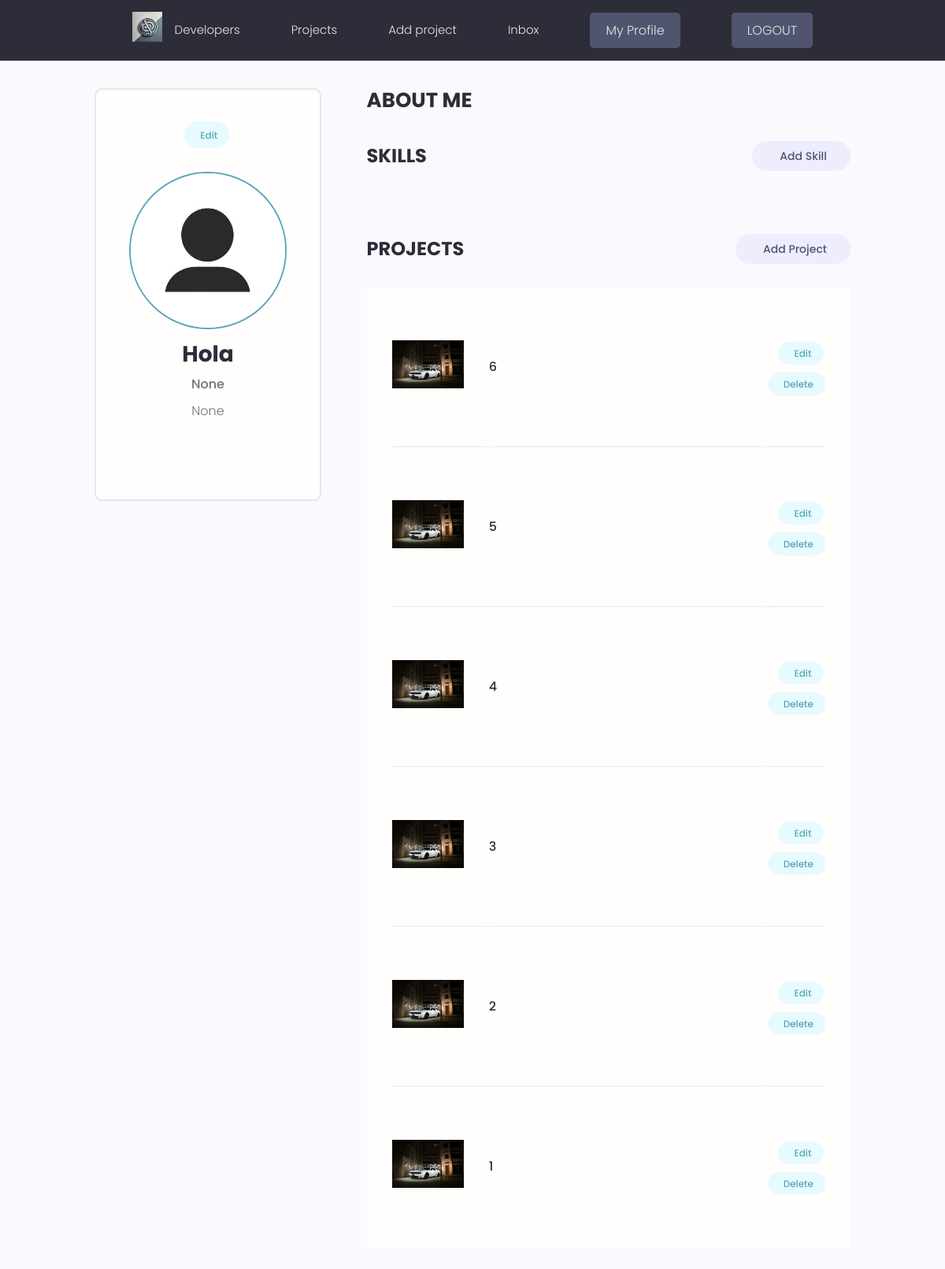
/users/account/ (signed in), run on the app's committed database.
### userapp/models.py (models this page shows, shortened)
class Profile(models.Model):
    user = models.OneToOneField(User, on_delete=models.CASCADE, null=True, blank=True)
    name = models.CharField(max_length=200, null=True, blank=True)
    username = models.CharField(max_length=500, null=True, blank=True)
    location = models.CharField(max_length=500, null=True, blank=True)
    email = models.EmailField(max_length=500, null=True, blank=True)
    short_intro = models.CharField(max_length=500, null=True, blank=True)
    bio = models.TextField(max_length=500, null=True, blank=True)
    profile_image = models.ImageField(null=True, blank=True, upload_to='profiles/', default='profiles/360_F_964891760_h0DymPvgJ0dZtcdWLts0qQIrk9fKWpjG.jpg')
    social_github = models.CharField(max_length=200, null=True, blank=True)
    social_linkedin = models.CharField(max_length=200, null=True, blank=True)
    created = models.DateTimeField(auto_now_add=True)
    id = models.UUIDField(default=uuid.uuid4, unique=True, primary_key=True, editable=False)
    class Meta:
        ordering = ['-created']
    @property
    def imagURL(self):
        try:
            url = self.profile_image.url
        except:
            url = ''
        return url

### myapp/models.py (models this page shows, shortened)
class Project(models.Model):
    owner = models.ForeignKey(Profile, null=True, blank=True, on_delete= models.CASCADE)
    title = models.CharField(max_length=200)
    description = models.TextField(null = True, blank=True)
    featured_image = models.ImageField(null=True, blank=True, default= "pexels-cesarperez209-733745.jpg")
    demo_link = models.CharField(max_length=2000, null = True, blank=True)
    source_link = models.CharField(max_length=2000, null = True, blank=True)
    tags = models.ManyToManyField('Tag', blank=True)
    vote_total = models.IntegerField(default=0, null=True, blank=True)
    vote_ratio = models.IntegerField(default=0, null=True, blank=True)
    created = models.DateTimeField(auto_now_add=True)
    id = models.UUIDField(default=uuid.uuid4, unique=True, primary_key=True, editable=False)
    class Meta:
        ordering = ['-created']
    @property
    def imagURL(self):
        try:
            url = self.featured_image.url
        except:
            url = ''
        return url

### userapp/views.py (the view)
# urls.py: path('account/' , views.userAccount, name= 'account'),
@login_required(login_url = 'login')
def userAccount(request):
    profile = request.user.profile
    projects = profile.project_set.all()
    context = {'profile' : profile, 'projects' : projects}
    return render(request, 'account.html', context)

### userapp/templates/account.html (shortened to what this page needs)
{% extends 'main.html' %}
{% block content %}
<head>
  <link
  rel="stylesheet"
  href="https://cdnjs.cloudflare.com/ajax/libs/font-awesome/6.0.0-beta3/css/all.min.css"
/>
</head>
  <main class="settingsPage profile my-md">
    <div class="container">
      <div class="layout">
        <div class="column column--1of3">
          <div class="card text-center">
            <div class="card__body dev">
              <a class="tag tag--pill tag--main settings__btn" href="{% url 'editaccount' %}"> Edit</a>
              <img class="avatar avatar--xl dev__avatar" src="{{profile.imagURL}}" />
              <h2 class="dev__name">{{profile.name}}</h2>
              <p class="dev__title">{{profile.short_intro}}</p>
              <p class="dev__location">{{profile.location}}</p>
            </div>
          </div>
        </div>
        <div class="column column--2of3">
          <div class="devInfo">
            <h3 class="devInfo__title">About Me</h3>
          </div>
          <div class="settings">
            <h3 class="settings__title">Skills</h3>
            <a class="tag tag--pill tag--sub settings__btn tag--lg" href="{% url 'createskill' %}"> Add Skill</a>
          </div>
          <div class="settings">
            <h3 class="settings__title">Projects</h3>
            <a class="tag tag--pill tag--sub settings__btn tag--lg" href="{% url 'createproject' %}"> Add Project</a>
          </div>
          <table class="settings__table">
            {% for project in projects%}
            <tr>
              <td class="settings__thumbnail">
                <a href="{% url 'viewproject' project.id %}"><img src="{{project.imagURL}}" alt="Project Thumbnail" /></a>
              </td>
              <td class="settings__tableInfo">
                <a href="single-project.html"> {{project.title}}</a>
              </td>
              <td class="settings__tableActions">
                <a class="tag tag--pill tag--main settings__btn" href="{% url 'updateproject' project.id %}"> Edit</a>
                <a class="tag tag--pill tag--main settings__btn" href="{% url 'deleteproject' project.id %}">
                  Delete</a>
              </td>
            </tr>
            {% endfor %}
          </table>
        </div>
      </div>
    </div>
  </main>
{% endblock %}

### static/styles/app.css (style rules this page uses)
:root { --color-sub: #2d2d39; }
.card { border: 2px solid var(--color-light); }
img { width: 100%; }
.profile .card > .dev { padding: 4rem; }
.dev__avatar { display: block; margin: auto; }
.dev__name { color: var(--color-sub); font-size: 2.8rem; font-weight: 700; margin-top: 1rem; margin-bottom: 0.5rem; }
.dev__title { font-size: 1.6rem; font-weight: 500; line-height: 1.3; }
.dev__location { margin-top: 1rem; }
.devInfo { margin-bottom: 3rem; }
.devInfo__title, .devInfo__subtitle { font-size: 2.6rem; color: var(--color-sub); text-transform: uppercase; font-weight: 700; margin-bottom: 1.5rem; }
.settingsPage .dev > .settings__btn { display: inline-block; margin-bottom: 3rem; }
.settings { display: flex; justify-content: space-between; align-items: center; }
.settings__title { font-size: 2.4rem; text-transform: uppercase; font-weight: 700; color: var(--color-sub); }
.settings__table { margin-top: 3rem; margin-bottom: 5rem; padding: 0 3rem; background: var(--color-white); }
.settings__table tr { width: 100%; }
.settings__table tr > td { padding: 2rem 0; }
.settings__table tr:not(:last-child) td { border-bottom: 2px solid var(--color-white-light); }
.settings__thumbnail { width: 23%; min-width: 10rem; }
.settings__thumbnail img { padding-right: 3rem; height: 15rem; object-fit: contain; }
.settings__tableInfo { width: 100%; }
.settings__tableInfo h4, .settings__tableInfo a { padding-right: 1rem; width: auto; font-size: 1.6rem; font-weight: 500; color: var(--color-sub); }
.settings__tableActions { text-align: right; }

### static/uikit/styles/modules/_variables.css (style rules this page uses)
:root { --color-main: #5aa5b9; --color-main-light: #e6faff; --color-sub: #3f4156; --color-sub-light: #51546e; --color-sub-lighter: #ededfd; --color-text: #737373; --color-gray: #8b8b8b; --color-light: #e5e7eb; --color-light-gray: #767676; --color-bg: #f8fafd; --color-white: #fffefd; --color-white-light: #f3f3f3; --color-success: #359e64; --color-success-bg: #def8e8; --color-error: #fc4b0b; --color-error-bg: #fff2ee; --font-base: 'Poppins', arial, helvetica, 'Segoe UI', roboto, ubuntu, sans-serif; --font-monospace: 'Fira Code', 'Courier New', courier, monospace; --font-regular: 300; --font-medium: 500; --font-bold: 700; --generic-shadow: 1px 1px 5px #00000010; --generic-transition: all 0.3s ease-in-out; }

### static/uikit/styles/modules/_base.css (style rules this page uses)
* { margin: 0; padding: 0; box-sizing: border-box; text-rendering: optimizeLegibility; color: inherit; font-size: inherit; }
html { font-size: 50%; }
@media only screen and (min-width: 480px) { html { font-size: 56.25%; } }
@media only screen and (min-width: 1200px) { html { font-size: 62.5%; } }
body { line-height: 1.6; font-weight: 400; font-size: 1.5rem; color: var(--color-text); background-color: var(--color-bg); min-height: 100vh; }

### static/uikit/styles/modules/_typography.css (style rules this page uses)
* { font-family: var(--font-base); }
h2 { font-size: 3.6rem; font-weight: var(--font-bold); }
h3 { font-size: 3.2rem; font-weight: var(--font-medium); }
p, span, strong { font-size: 1.6rem; color: var(--color-text); font-weight: var(--font-regular); }
a { padding-bottom: 2px; text-decoration: none; display: inline-block; color: var(--color-main); font-weight: var(--font-medium); }

### static/uikit/styles/modules/_utilities.css (style rules this page uses)
.container { width: 92%; max-width: 165rem; margin: 0 auto; box-sizing: border-box; }
@media screen and (min-width: 1000px) { .container { width: 90%; } }
@media screen and (min-width: 1200px) { .container { width: 80%; } }
.text-center { text-align: center; }
.my-md { margin: 3rem auto; }

### static/uikit/styles/modules/_avatar.css (style rules this page uses)
.avatar { border-radius: 50%; border: 2px solid var(--color-main); object-fit: cover; }
.avatar--xl { height: 20rem; width: 20rem; }

### static/uikit/styles/modules/_card.css (style rules this page uses)
.card { border-radius: 1rem; background-color: var(--color-white); border: 1.5px solid var(--color-light); width: auto; height: auto; margin-top: 0.5rem; margin-bottom: 0.5rem; overflow: hidden; }
.card__body, .card__header { padding: 2rem 2.5rem; }

### static/uikit/styles/modules/_tag.css (style rules this page uses)
.tag { display: inline-flex; align-items: center; background-color: var(--color-sub); height: -webkit-fit-content; height: -moz-fit-content; height: fit-content; width: -webkit-fit-content; width: -moz-fit-content; width: fit-content; border-radius: 0.5rem; padding: 0.5rem 1.5rem; font-size: 1.2rem; cursor: pointer; }
.tag:not(:last-child) { margin-right: 0.25rem; margin-bottom: 0.75rem; }
.tag--pill { border-radius: 5rem; }
.tag--main, .tag--main > small { background: var(--color-main-light); color: var(--color-main); font-weight: 500; }
.tag--sub, .tag--sub > small { background: var(--color-sub-lighter); color: var(--color-sub-light); font-weight: 500; }
.tag--lg { padding: 0.8rem 3rem; font-size: 1.4rem; }

### data on the page
Profile: imagURL (picture), name "Hola", short_intro "None", location "None"
Project: imagURL (picture), title "6"
Project: imagURL (picture), title "5"
Project: imagURL (picture), title "4"
Project: imagURL (picture), title "3"
Project: imagURL (picture), title "2"
Project: imagURL (picture), title "1"
